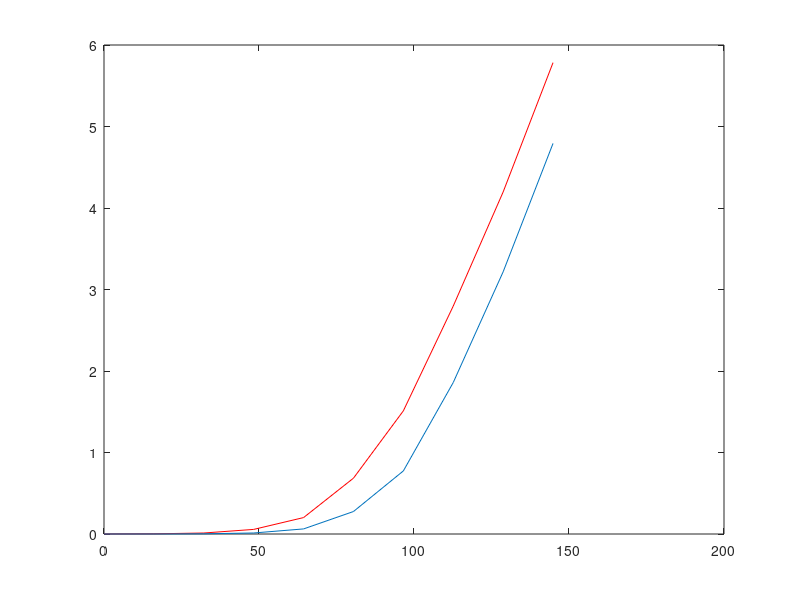

The MATLAB source for this figure:
r1 = 10;
r2 = 6;
D = 8;

assistedRate = zeros(100,1);
rate = zeros(100,1);
SNR = zeros(10,1);
pdfRate = zeros(10,1);
directRate = zeros(10,1);

Ps = 1;
Pnoise = 1;
for i = 1:10
    
      
    alpha1=0.5;
    alpha2 = 1-alpha1;
    Psb = alpha1*Ps;
    Psm = alpha2*Ps;

%     beta1 = 6.6*10^(-5);
%     Psm1 = beta1*Psm;
%     Psm2 = (1-beta1)*Psm;

    Pr = Ps;
    Prm = Ps/alpha2;
    
    for j = 1:100
    
        g131 = exprnd(1,1,1);
        g12 = exprnd(1,1,1);
        g132 = exprnd(1,1,1);
        g23 = exprnd(1,1,1);

        gamma = 4;

        h131 = g131*(r1^(-gamma));
        h12 = g12*(r2^(-gamma));
        h132 = g132*(r1^(-gamma));
        h23 = g23*(D^(-gamma));

%         C1 = alpha1*log(1+h12*Psb);
%         C2 = alpha2*log(1+h132*Psm2);
% 
%         C3 =  alpha1*log(1+h131*Psb) + alpha2*log(1+h132*Psm2+(sqrt(h132*Psm1)+sqrt(h23*Prm))^2);
        
        C = @(beta1) -alpha1*log(1+h12*Psb) - alpha2*log(1+h132*(1-beta1)*Psm);

        C3 = @(beta1) -alpha1*log(1+h131*Psb) - alpha2*log(1+h132*(1-beta1)*Psm+(sqrt(h132*beta1*Psm)+sqrt(h23*Prm))^2);


        [beta,assistedRate(j)] = fminbnd(@(beta1) min(C3(beta1),C(beta1)),0,1);
        
        %assistedRate(j) = min(C1+C2,C3);
        
        rate(j) = alpha1*log(1+h131*Ps/Pnoise) + alpha2*log(1+h132*Ps/Pnoise);

    end
    pdfRate(i) = mean(-assistedRate);
    directRate(i) = mean(rate);
    
    SNR(i) = 10*log(Ps/Pnoise);
    Ps = 5*Ps;

end

plot(SNR,pdfRate,'r');
hold on
plot(SNR,directRate)